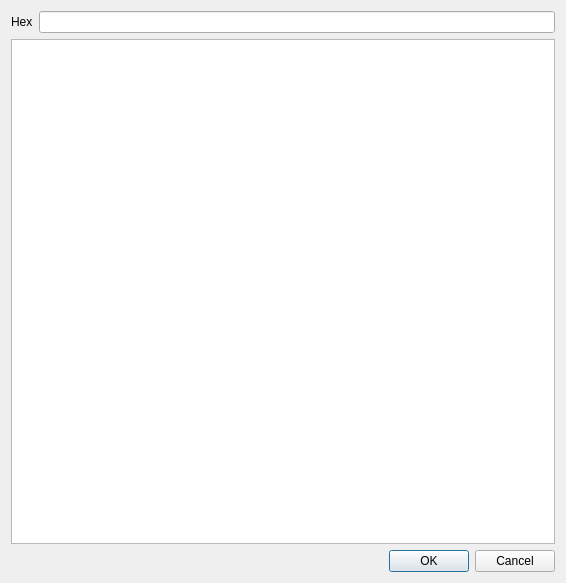
<?xml version="1.0" encoding="UTF-8"?>
<ui version="4.0">
 <class>DialogLogParser</class>
 <widget class="QDialog" name="DialogLogParser">
  <property name="geometry">
   <rect>
    <x>0</x>
    <y>0</y>
    <width>566</width>
    <height>583</height>
   </rect>
  </property>
  <property name="sizePolicy">
   <sizepolicy hsizetype="Expanding" vsizetype="Fixed">
    <horstretch>0</horstretch>
    <verstretch>0</verstretch>
   </sizepolicy>
  </property>
  <property name="windowTitle">
   <string>Log Parser</string>
  </property>
  <layout class="QVBoxLayout" name="verticalLayout">
   <item>
    <layout class="QHBoxLayout" name="horizontalLayout">
     <item>
      <widget class="QLabel" name="labelHexView">
       <property name="text">
        <string>Hex</string>
       </property>
      </widget>
     </item>
     <item>
      <widget class="QLineEdit" name="lineEditPacketHex"/>
     </item>
    </layout>
   </item>
   <item>
    <widget class="QTreeView" name="treeViewPacketFields"/>
   </item>
   <item>
    <widget class="QDialogButtonBox" name="buttonBox">
     <property name="sizePolicy">
      <sizepolicy hsizetype="Expanding" vsizetype="Fixed">
       <horstretch>0</horstretch>
       <verstretch>0</verstretch>
      </sizepolicy>
     </property>
     <property name="minimumSize">
      <size>
       <width>0</width>
       <height>0</height>
      </size>
     </property>
     <property name="autoFillBackground">
      <bool>false</bool>
     </property>
     <property name="orientation">
      <enum>Qt::Horizontal</enum>
     </property>
     <property name="standardButtons">
      <set>QDialogButtonBox::Cancel|QDialogButtonBox::Ok</set>
     </property>
     <property name="centerButtons">
      <bool>false</bool>
     </property>
    </widget>
   </item>
  </layout>
 </widget>
 <resources/>
 <connections>
  <connection>
   <sender>buttonBox</sender>
   <signal>accepted()</signal>
   <receiver>DialogLogParser</receiver>
   <slot>accept()</slot>
   <hints>
    <hint type="sourcelabel">
     <x>278</x>
     <y>370</y>
    </hint>
    <hint type="destinationlabel">
     <x>157</x>
     <y>274</y>
    </hint>
   </hints>
  </connection>
  <connection>
   <sender>buttonBox</sender>
   <signal>rejected()</signal>
   <receiver>DialogLogParser</receiver>
   <slot>reject()</slot>
   <hints>
    <hint type="sourcelabel">
     <x>346</x>
     <y>370</y>
    </hint>
    <hint type="destinationlabel">
     <x>286</x>
     <y>274</y>
    </hint>
   </hints>
  </connection>
 </connections>
</ui>
